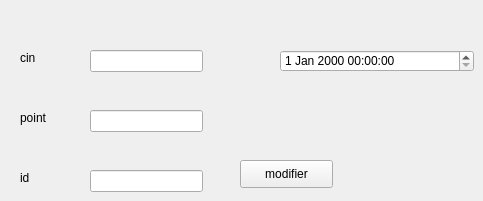
      <widget class="QWidget" name="tab_12">
       <attribute name="title">
        <string>modifier carte</string>
       </attribute>
       <widget class="QPushButton" name="pb_modifier_2">
        <property name="geometry">
         <rect>
          <x>240</x>
          <y>160</y>
          <width>93</width>
          <height>28</height>
         </rect>
        </property>
        <property name="text">
         <string>modifier</string>
        </property>
       </widget>
       <widget class="QLineEdit" name="le_cin_modifier">
        <property name="geometry">
         <rect>
          <x>90</x>
          <y>50</y>
          <width>113</width>
          <height>22</height>
         </rect>
        </property>
       </widget>
       <widget class="QLineEdit" name="le_nom_modifier">
        <property name="geometry">
         <rect>
          <x>90</x>
          <y>110</y>
          <width>113</width>
          <height>22</height>
         </rect>
        </property>
       </widget>
       <widget class="QLineEdit" name="le_prenom_modifier">
        <property name="geometry">
         <rect>
          <x>90</x>
          <y>170</y>
          <width>113</width>
          <height>22</height>
         </rect>
        </property>
       </widget>
       <widget class="QLabel" name="label_31">
        <property name="geometry">
         <rect>
          <x>20</x>
          <y>50</y>
          <width>55</width>
          <height>16</height>
         </rect>
        </property>
        <property name="text">
         <string>cin</string>
        </property>
       </widget>
       <widget class="QLabel" name="label_32">
        <property name="geometry">
         <rect>
          <x>20</x>
          <y>110</y>
          <width>55</width>
          <height>16</height>
         </rect>
        </property>
        <property name="text">
         <string>point</string>
        </property>
       </widget>
       <widget class="QLabel" name="label_33">
        <property name="geometry">
         <rect>
          <x>20</x>
          <y>170</y>
          <width>55</width>
          <height>16</height>
         </rect>
        </property>
        <property name="text">
         <string>id</string>
        </property>
       </widget>
       <widget class="QDateTimeEdit" name="dateTimeEdit_2">
        <property name="geometry">
         <rect>
          <x>280</x>
          <y>50</y>
          <width>194</width>
          <height>22</height>
         </rect>
        </property>
       </widget>
      </widget>
